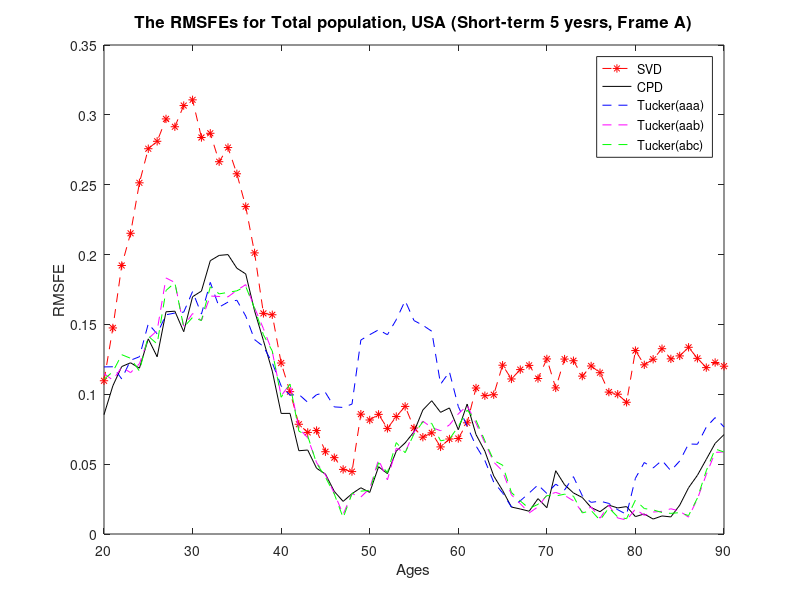
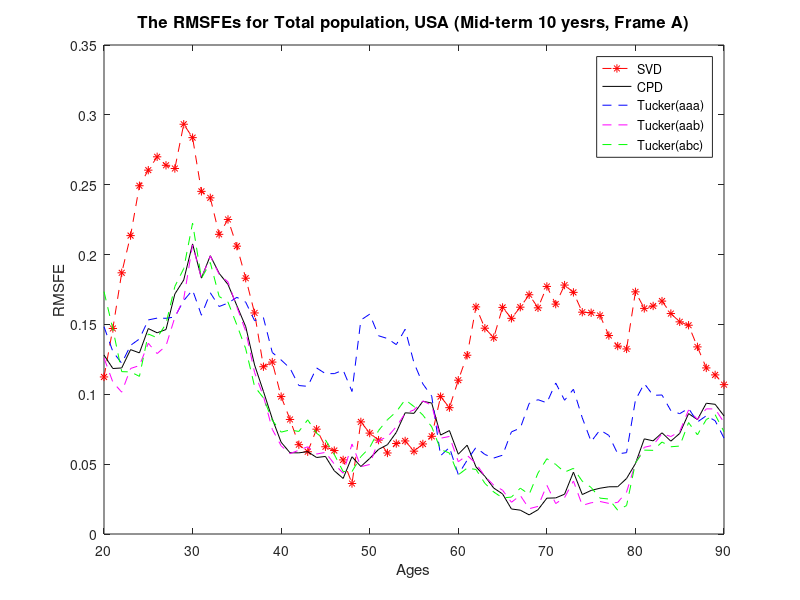
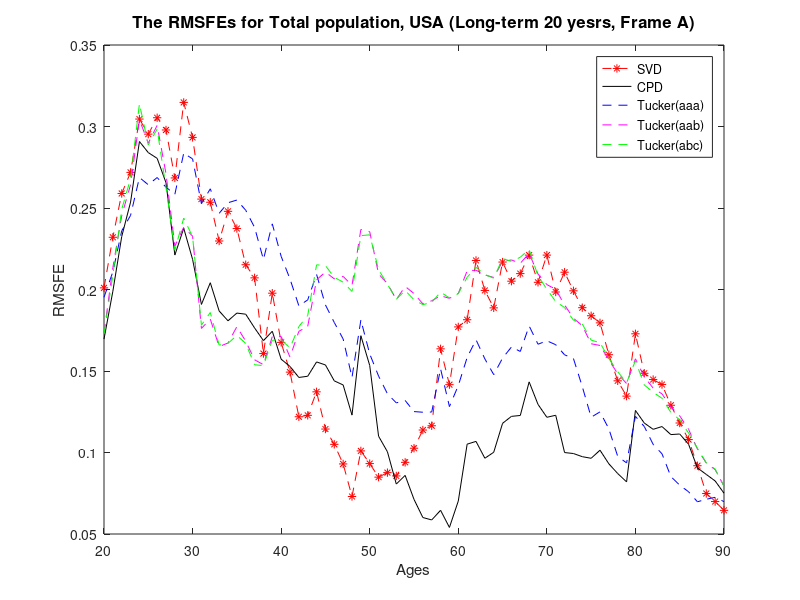

Write the MATLAB code that produced these figures, in order.

ag=91-20;%starting age is 20
% short-term 5 years
cpd_5=load('rmse_A5_US_CPD.mat');
svd_5=load('rmse_A5_US_SVD.mat');
tucker_5aaa=load('rmse_A5_US_tuckeraaa.mat');
tucker_5aab=load('rmse_A5_US_tuckeraab.mat');
tucker_5abc=load('rmse_A5_US_tuckerabc.mat');
cpd5=cpd_5.RMSEage_TS;
svd5=svd_5.RMSEage_LC;
tucker5aaa=tucker_5aaa.RMSEage_TS;
tucker5aab=tucker_5aab.RMSEage_TS;
tucker5abc=tucker_5abc.RMSEage_TS;

figure(1);
plot(20:(ag-1+20),svd5(:,1),'r--*',20:(ag-1+20),cpd5(:,1),'k',20:(ag-1+20),tucker5aaa(:,1),'b--',20:(ag-1+20),tucker5aab(:,1),'m--',20:(ag-1+20),tucker5abc(:,1),'g--')
xlabel('Ages') 
ylabel('RMSFE')
title('The RMSFEs for Total population, USA (Short-term 5 yesrs, Frame A)','FontSize',12)
legend('SVD','CPD','Tucker(aaa)','Tucker(aab)','Tucker(abc)')

% Mid-term 10 years
cpd_10=load('rmse_A10_US_CPD.mat');
svd_10=load('rmse_A10_US_SVD.mat');
tucker_10aaa=load('rmse_A10_US_tuckeraaa.mat');
tucker_10aab=load('rmse_A10_US_tuckeraab.mat');
tucker_10abc=load('rmse_A10_US_tuckerabc.mat');
cpd10=cpd_10.RMSEage_TS;
svd10=svd_10.RMSEage_LC;
tucker10aaa=tucker_10aaa.RMSEage_TS;
tucker10aab=tucker_10aab.RMSEage_TS;
tucker10abc=tucker_10abc.RMSEage_TS;

figure(2);
plot(20:(ag-1+20),svd10(:,1),'r--*',20:(ag-1+20),cpd10(:,1),'k',20:(ag-1+20),tucker10aaa(:,1),'b--',20:(ag-1+20),tucker10aab(:,1),'m--',20:(ag-1+20),tucker10abc(:,1),'g--')
xlabel('Ages') 
ylabel('RMSFE')
title('The RMSFEs for Total population, USA (Mid-term 10 yesrs, Frame A)','FontSize',12)
legend('SVD','CPD','Tucker(aaa)','Tucker(aab)','Tucker(abc)')

% Long-term 20 years
cpd_20=load('rmse_A20_US_CPD.mat');
svd_20=load('rmse_A20_US_SVD.mat');
tucker_20aaa=load('rmse_A20_US_tuckeraaa.mat');
tucker_20aab=load('rmse_A20_US_tuckeraab.mat');
tucker_20abc=load('rmse_A20_US_tuckerabc.mat');
cpd20=cpd_20.RMSEage_TS;
svd20=svd_20.RMSEage_LC;
tucker20aaa=tucker_20aaa.RMSEage_TS;
tucker20aab=tucker_20aab.RMSEage_TS;
tucker20abc=tucker_20abc.RMSEage_TS;

figure(3);
plot(20:(ag-1+20),svd20(:,1),'r--*',20:(ag-1+20),cpd20(:,1),'k',20:(ag-1+20),tucker20aaa(:,1),'b--',20:(ag-1+20),tucker20aab(:,1),'m--',20:(ag-1+20),tucker20abc(:,1),'g--')
xlabel('Ages') 
ylabel('RMSFE')
title('The RMSFEs for Total population, USA (Long-term 20 yesrs, Frame A)','FontSize',12)
legend('SVD','CPD','Tucker(aaa)','Tucker(aab)','Tucker(abc)')
